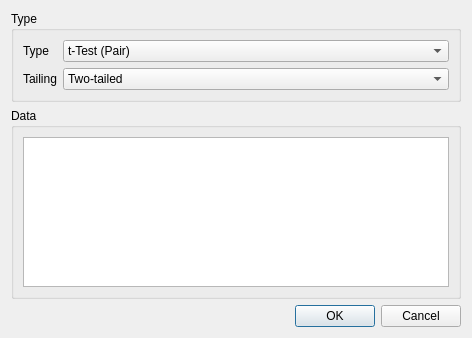
<?xml version="1.0" encoding="UTF-8"?>
<ui version="4.0">
 <class>HypothesisTestDialog</class>
 <widget class="QDialog" name="HypothesisTestDialog">
  <property name="geometry">
   <rect>
    <x>0</x>
    <y>0</y>
    <width>472</width>
    <height>338</height>
   </rect>
  </property>
  <property name="windowTitle">
   <string>Dialog</string>
  </property>
  <layout class="QVBoxLayout" name="verticalLayout">
   <item>
    <widget class="QGroupBox" name="typeGroupBox">
     <property name="title">
      <string>Type</string>
     </property>
     <layout class="QFormLayout" name="formLayout">
      <item row="0" column="0">
       <widget class="QLabel" name="typeLabel">
        <property name="text">
         <string>Type</string>
        </property>
       </widget>
      </item>
      <item row="0" column="1">
       <widget class="QComboBox" name="typeComboBox">
        <item>
         <property name="text">
          <string>t-Test (Pair)</string>
         </property>
        </item>
        <item>
         <property name="text">
          <string>t-Test (Multiple)</string>
         </property>
        </item>
        <item>
         <property name="text">
          <string>U-Test (Pair)</string>
         </property>
        </item>
        <item>
         <property name="text">
          <string>U-Test (Multiple)</string>
         </property>
        </item>
        <item>
         <property name="text">
          <string>One-way ANOVA</string>
         </property>
        </item>
        <item>
         <property name="text">
          <string>Kruskal-Wallis</string>
         </property>
        </item>
       </widget>
      </item>
      <item row="1" column="0">
       <widget class="QLabel" name="tailLabel">
        <property name="text">
         <string>Tailing</string>
        </property>
       </widget>
      </item>
      <item row="1" column="1">
       <widget class="QComboBox" name="tailComboBox">
        <item>
         <property name="text">
          <string>Two-tailed</string>
         </property>
        </item>
        <item>
         <property name="text">
          <string>One-tailed</string>
         </property>
        </item>
       </widget>
      </item>
     </layout>
    </widget>
   </item>
   <item>
    <widget class="QGroupBox" name="dataGroupBox">
     <property name="title">
      <string>Data</string>
     </property>
     <layout class="QVBoxLayout" name="verticalLayout_2">
      <item>
       <widget class="QTreeView" name="datasetTreeView"/>
      </item>
     </layout>
    </widget>
   </item>
   <item>
    <widget class="QDialogButtonBox" name="buttonBox">
     <property name="orientation">
      <enum>Qt::Horizontal</enum>
     </property>
     <property name="standardButtons">
      <set>QDialogButtonBox::Cancel|QDialogButtonBox::Ok</set>
     </property>
    </widget>
   </item>
  </layout>
 </widget>
 <resources/>
 <connections>
  <connection>
   <sender>buttonBox</sender>
   <signal>accepted()</signal>
   <receiver>HypothesisTestDialog</receiver>
   <slot>accept()</slot>
   <hints>
    <hint type="sourcelabel">
     <x>248</x>
     <y>254</y>
    </hint>
    <hint type="destinationlabel">
     <x>157</x>
     <y>274</y>
    </hint>
   </hints>
  </connection>
  <connection>
   <sender>buttonBox</sender>
   <signal>rejected()</signal>
   <receiver>HypothesisTestDialog</receiver>
   <slot>reject()</slot>
   <hints>
    <hint type="sourcelabel">
     <x>316</x>
     <y>260</y>
    </hint>
    <hint type="destinationlabel">
     <x>286</x>
     <y>274</y>
    </hint>
   </hints>
  </connection>
 </connections>
</ui>
